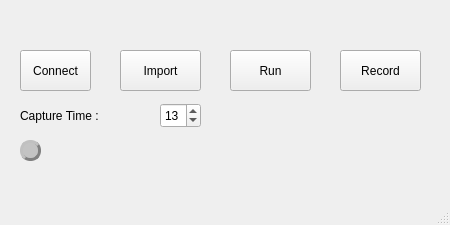
<?xml version="1.0" encoding="UTF-8"?>
<ui version="4.0">
 <class>MainWindow</class>
 <widget class="QMainWindow" name="MainWindow">
  <property name="geometry">
   <rect>
    <x>0</x>
    <y>0</y>
    <width>450</width>
    <height>225</height>
   </rect>
  </property>
  <property name="minimumSize">
   <size>
    <width>450</width>
    <height>225</height>
   </size>
  </property>
  <property name="maximumSize">
   <size>
    <width>450</width>
    <height>225</height>
   </size>
  </property>
  <property name="windowTitle">
   <string>record-tool</string>
  </property>
  <widget class="QWidget" name="centralwidget">
   <widget class="QPushButton" name="connectButton">
    <property name="geometry">
     <rect>
      <x>20</x>
      <y>50</y>
      <width>71</width>
      <height>41</height>
     </rect>
    </property>
    <property name="text">
     <string>Connect</string>
    </property>
   </widget>
   <widget class="QPushButton" name="runButton">
    <property name="geometry">
     <rect>
      <x>230</x>
      <y>50</y>
      <width>81</width>
      <height>41</height>
     </rect>
    </property>
    <property name="text">
     <string>Run</string>
    </property>
   </widget>
   <widget class="QPushButton" name="importButton">
    <property name="geometry">
     <rect>
      <x>120</x>
      <y>50</y>
      <width>81</width>
      <height>41</height>
     </rect>
    </property>
    <property name="text">
     <string>Import</string>
    </property>
   </widget>
   <widget class="QLabel" name="connectLabel">
    <property name="geometry">
     <rect>
      <x>20</x>
      <y>140</y>
      <width>21</width>
      <height>21</height>
     </rect>
    </property>
    <property name="styleSheet">
     <string notr="true">QLabel#connectLabel{background-color:rgb(195,195,195);border-radius:10px;border:3px groove gray;border-style:outset;}</string>
    </property>
    <property name="text">
     <string/>
    </property>
   </widget>
   <widget class="QPushButton" name="recordButton">
    <property name="geometry">
     <rect>
      <x>340</x>
      <y>50</y>
      <width>81</width>
      <height>41</height>
     </rect>
    </property>
    <property name="text">
     <string>Record</string>
    </property>
   </widget>
   <widget class="QWidget" name="layoutWidget">
    <property name="geometry">
     <rect>
      <x>20</x>
      <y>100</y>
      <width>181</width>
      <height>32</height>
     </rect>
    </property>
    <layout class="QHBoxLayout" name="horizontalLayout">
     <item>
      <widget class="QLabel" name="label">
       <property name="minimumSize">
        <size>
         <width>0</width>
         <height>25</height>
        </size>
       </property>
       <property name="text">
        <string>Capture Time :</string>
       </property>
      </widget>
     </item>
     <item>
      <spacer name="horizontalSpacer">
       <property name="orientation">
        <enum>Qt::Horizontal</enum>
       </property>
       <property name="sizeHint" stdset="0">
        <size>
         <width>40</width>
         <height>20</height>
        </size>
       </property>
      </spacer>
     </item>
     <item>
      <widget class="QSpinBox" name="spinBox">
       <property name="minimumSize">
        <size>
         <width>0</width>
         <height>25</height>
        </size>
       </property>
       <property name="value">
        <number>13</number>
       </property>
      </widget>
     </item>
    </layout>
   </widget>
  </widget>
  <widget class="QMenuBar" name="menubar">
   <property name="geometry">
    <rect>
     <x>0</x>
     <y>0</y>
     <width>450</width>
     <height>26</height>
    </rect>
   </property>
  </widget>
  <widget class="QStatusBar" name="statusbar"/>
 </widget>
 <resources/>
 <connections/>
</ui>
